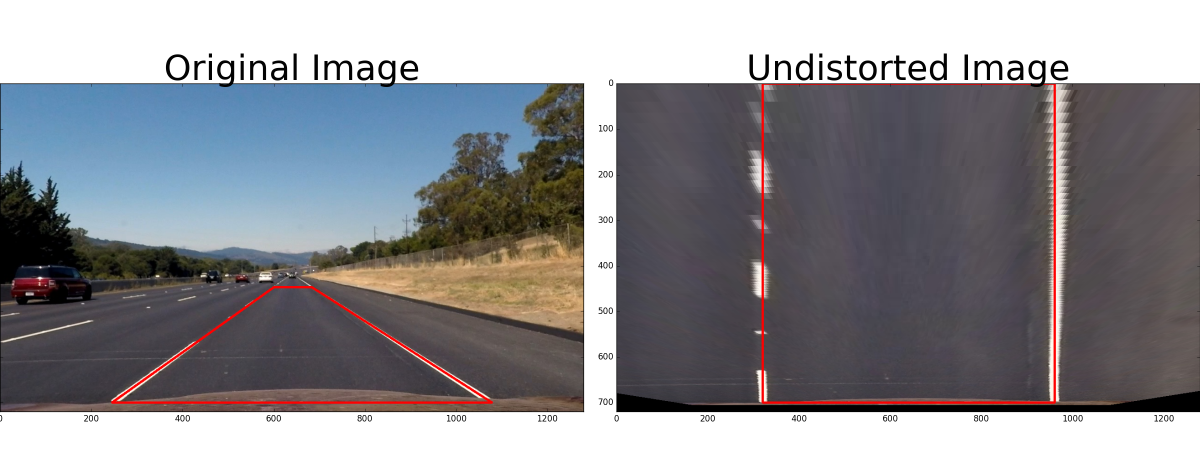
#> input picture output_images/4.1_transformed_straight_lines1.png, 2400 x 900 px, given in place of calibration1.jpg, which was not available (shown at 1/2 size)
$ python example.py
#> lines starting #> are read from the running program, lines starting #| are printed output that depends on the picture
### image_correction.py
# Find corners of the chessboard images in order to correct distortion
# Calibrate camera & apply a distortion correction to raw images.
# Apply a perspective transform to rectify binary image (“birds-eye view”).
# Warp the detected lane boundaries back onto the original image.

import cv2
import numpy as np
import glob

LEFT_BOTTOM = (245, 700)
LEFT_TOP = (600, 447)
RIGHT_TOP = (683, 447)
RIGHT_BOTTOM = (1078, 700)

LEFT_TOP_WARPED = (320, 1)
LEFT_BOTTOM_WARPED = (320, 700)
RIGHT_TOP_WARPED = (960, 1)
RIGHT_BOTTOM_WARPED = (960, 700)

# [9 lines of commented-out code are left out]

SRC = np.float32([LEFT_BOTTOM, LEFT_TOP, RIGHT_TOP, RIGHT_BOTTOM])
DST = np.float32([LEFT_BOTTOM_WARPED, LEFT_TOP_WARPED, RIGHT_TOP_WARPED, RIGHT_BOTTOM_WARPED])


# [13 lines left out: function find_corners, not called in this run]


def camera_calibration(img, objpoints, imgpoints):
    """
                      Returns calibrated camera matrix and distortion coefficients

    :param img:       image to get the shape
    :param objpoints: 3d points in real world space
    :param imgpoints: 2d points in image plane
    :return:          tuple of camera matrix and distortion coefficients
    """
    gray = cv2.cvtColor(img, cv2.COLOR_BGR2GRAY)
    ret, mtx, dist, rvecs, tvecs = cv2.calibrateCamera(objpoints, imgpoints, gray.shape[::-1], None, None)

    return mtx, dist


# [66 lines left out: functions undistort_image, warp, generate_corners, calibrate_image, not called in this run]

### example.py
import numpy as np
import cv2
import glob
from image_correction import find_corners
from image_correction import camera_calibration
from image_correction import undistort_image
from transforamtion_pipeline import transform_image
from utils import save_image
import matplotlib.pyplot as plt
# %matplotlib qt


# prepare object points, like (0,0,0), (1,0,0), (2,0,0) ....,(6,5,0)


objp = np.zeros((6 * 9, 3), np.float32)
objp[:, :2] = np.mgrid[0:9, 0:6].T.reshape(-1, 2)

NX = 9
NY = 6

SAVE_FILE_CALIBRATION = 'output_images/1_undistorting.png'
SAVE_FILE_TEST = 'output_images/2.1_undistorting_test.png'
SAVE_FILE_TEST2 = 'output_images/2.2_undistorting_test2.png'
SAVE_FILE_TEST_TRANSFORMED = 'output_images/3.1_transformed_test.png'
SAVE_FILE_TEST2_TRANSFORMED = 'output_images/3.2_transformed_test2.png'

# Arrays to store object points and image points from all the images.
objpoints = []  # 3d points in real world space
imgpoints = []  # 2d points in image plane.

# Make a list of calibration images
images = glob.glob('camera_cal/calibration*.jpg')

# Step through the list and search for chessboard corners
for fname in images:
    img = cv2.imread(fname)

    # Find the chessboard corners
    ret, corners = find_corners(img, NX, NY)

    # If found, add object points, image points
    if ret:
        objpoints.append(objp)
        imgpoints.append(corners)


calibration_image = cv2.imread('camera_cal/calibration1.jpg')
#> calibration_image is the input picture: shape (900, 2400, 3); mean B, G, R 141, 136.4, 136.9
mtx, dist = camera_calibration(calibration_image, objpoints, imgpoints)
#> in camera_calibration, `gray = cv2.cvtColor(img, cv2.COLOR_BGR2GRAY)`:
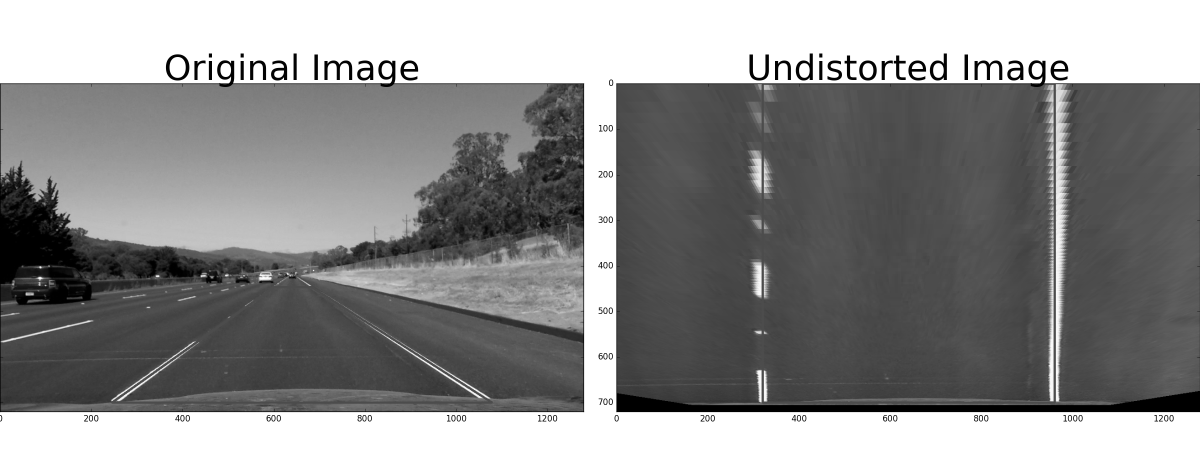
#> gray: shape (900, 2400) (shown at 1/2 size); min 0, max 255, mean 137.1
#> (the run stopped early here; a loop or call above may not have finished)

$ run again, on output_images/4.2_transformed_straight_lines2.png
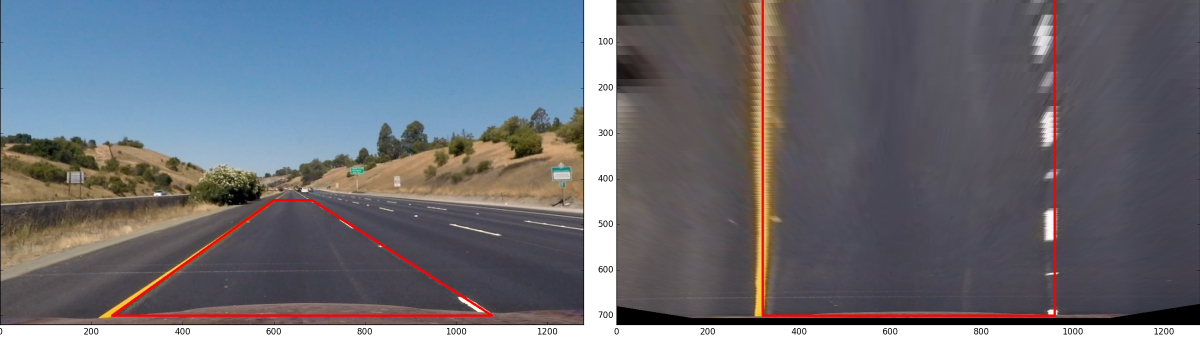
#> input picture output_images/4.2_transformed_straight_lines2.png, 2400 x 726 px, given in place of calibration1.jpg, which was not available (shown at 1/2 size)
#> calibration_image is the input picture: shape (726, 2400, 3); mean B, G, R 125.2, 117.4, 115.4
#> in camera_calibration, `gray = cv2.cvtColor(img, cv2.COLOR_BGR2GRAY)`:
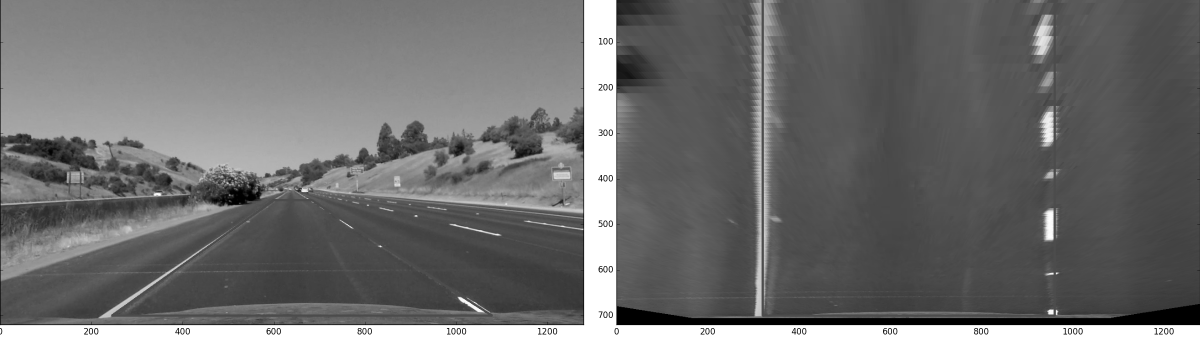
#> gray: shape (726, 2400) (shown at 1/2 size); min 0, max 255, mean 117.7

$ run again, on output_images/4.3_transformed_test1.png
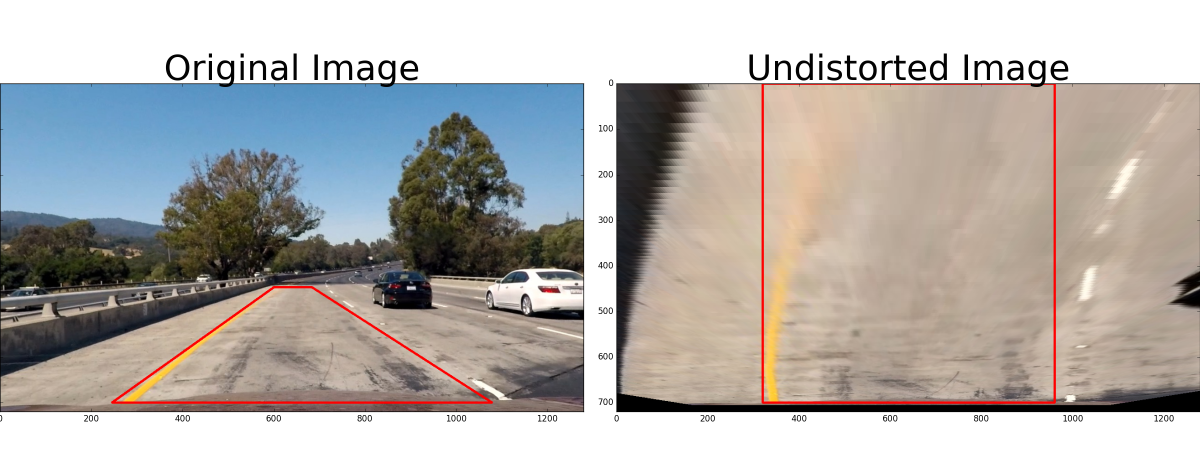
#> input picture output_images/4.3_transformed_test1.png, 2400 x 900 px, given in place of calibration1.jpg, which was not available (shown at 1/2 size)
#> calibration_image is the input picture: shape (900, 2400, 3); mean B, G, R 169.6, 173, 177
#> in camera_calibration, `gray = cv2.cvtColor(img, cv2.COLOR_BGR2GRAY)`:
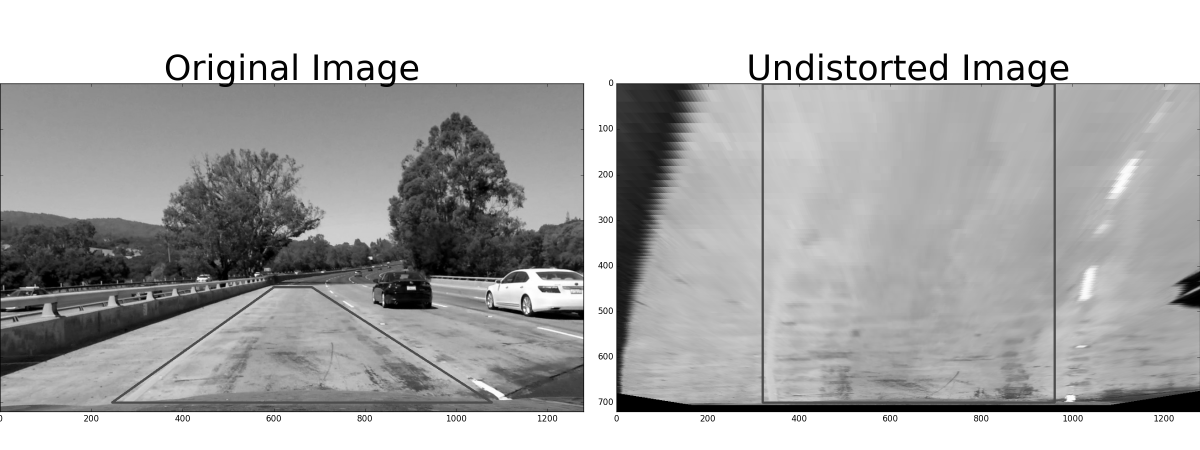
#> gray: shape (900, 2400) (shown at 1/2 size); min 0, max 255, mean 173.8
